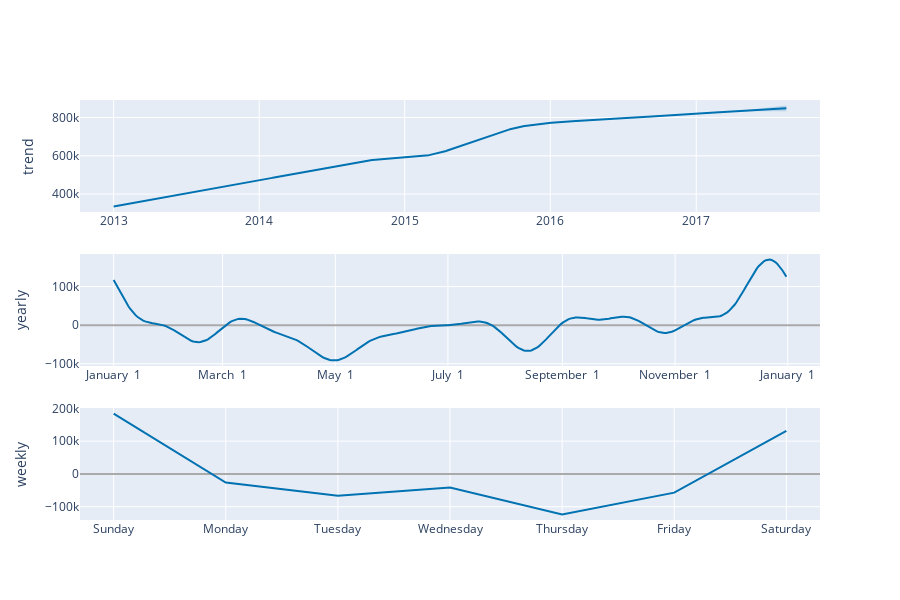

The notebook cell this image was saved under:
### Markdown cell above
No gráfico abaixo podemos ver como o modelo captou as variações de tendência e sazonalidade nos meses do ano e dos dias na semana. Podemos perceber que os gráficos são muito semelhantes aos gerados pelo modelo sem a variável feriados.

### Code cell
plot_components_plotly(modelo_prophet_feriado, previsao)

### Figure 1 — Plotly figure (JSON) as saved in the notebook; plotly's stock layout.template omitted (floating-point values rounded to 4 significant figures; data arrays with more than 128 entries replaced by an {"elided": "..."} marker saying what was removed)
{"data": [{"line": {"color": "#0072B2", "width": 2}, "mode": "lines", "name": "trend", "type": "scatter", "x": {"elided": "1684 str values"}, "xaxis": "x", "y": {"elided": "1684 float values"}, "yaxis": "y"}, {"line": {"color": "rgba(0, 114, 178, 0.2)", "width": 0}, "mode": "lines", "name": "trend_upper", "type": "scatter", "x": {"elided": "1684 str values"}, "xaxis": "x", "y": {"elided": "1684 float values"}, "yaxis": "y"}, {"fill": "tonexty", "fillcolor": "rgba(0, 114, 178, 0.2)", "line": {"color": "rgba(0, 114, 178, 0.2)", "width": 0}, "mode": "lines", "name": "trend_lower", "type": "scatter", "x": {"elided": "1684 str values"}, "xaxis": "x", "y": {"elided": "1684 float values"}, "yaxis": "y"}, {"line": {"color": "#0072B2", "width": 2}, "mode": "lines", "name": "yearly", "type": "scatter", "x": {"elided": "365 str values"}, "xaxis": "x2", "y": {"elided": "365 float values"}, "yaxis": "y2"}, {"line": {"color": "#0072B2", "width": 2}, "mode": "lines", "name": "weekly", "type": "scatter", "x": ["2017-01-01T00:00:00", "2017-01-02T00:00:00", "2017-01-03T00:00:00", "2017-01-04T00:00:00", "2017-01-05T00:00:00", "2017-01-06T00:00:00", "2017-01-07T00:00:00"], "xaxis": "x3", "y": [183800.0, -26200.0, -66270.0, -41790.0, -123400.0, -57160.0, 131000.0], "yaxis": "y3"}], "layout": {"height": 600, "showlegend": false, "width": 900, "xaxis": {"anchor": "y", "domain": [0, 1], "range": ["2012-10-08T15:36:00", "2017-11-07T08:24:00"], "type": "date"}, "xaxis2": {"anchor": "y2", "domain": [0, 1], "range": ["2016-12-13T18:54:02.958904115", "2018-01-18T11:04:57.863013581"], "tickformat": "%B %e", "type": "date"}, "xaxis3": {"anchor": "y3", "domain": [0, 1], "range": ["2016-12-31T16:48:00", "2017-01-07T07:12:00"], "tickformat": "%A", "type": "date"}, "yaxis": {"anchor": "x", "domain": [0.7333, 1], "rangemode": "normal", "title": {"text": "trend"}, "zerolinecolor": "#AAA"}, "yaxis2": {"anchor": "x2", "domain": [0.3667, 0.6333], "title": {"text": "yearly"}, "zerolinecolor": "#AAA"}, "yaxis3": {"anchor": "x3", "domain": [0, 0.2667], "title": {"text": "weekly"}, "zerolinecolor": "#AAA"}}}
